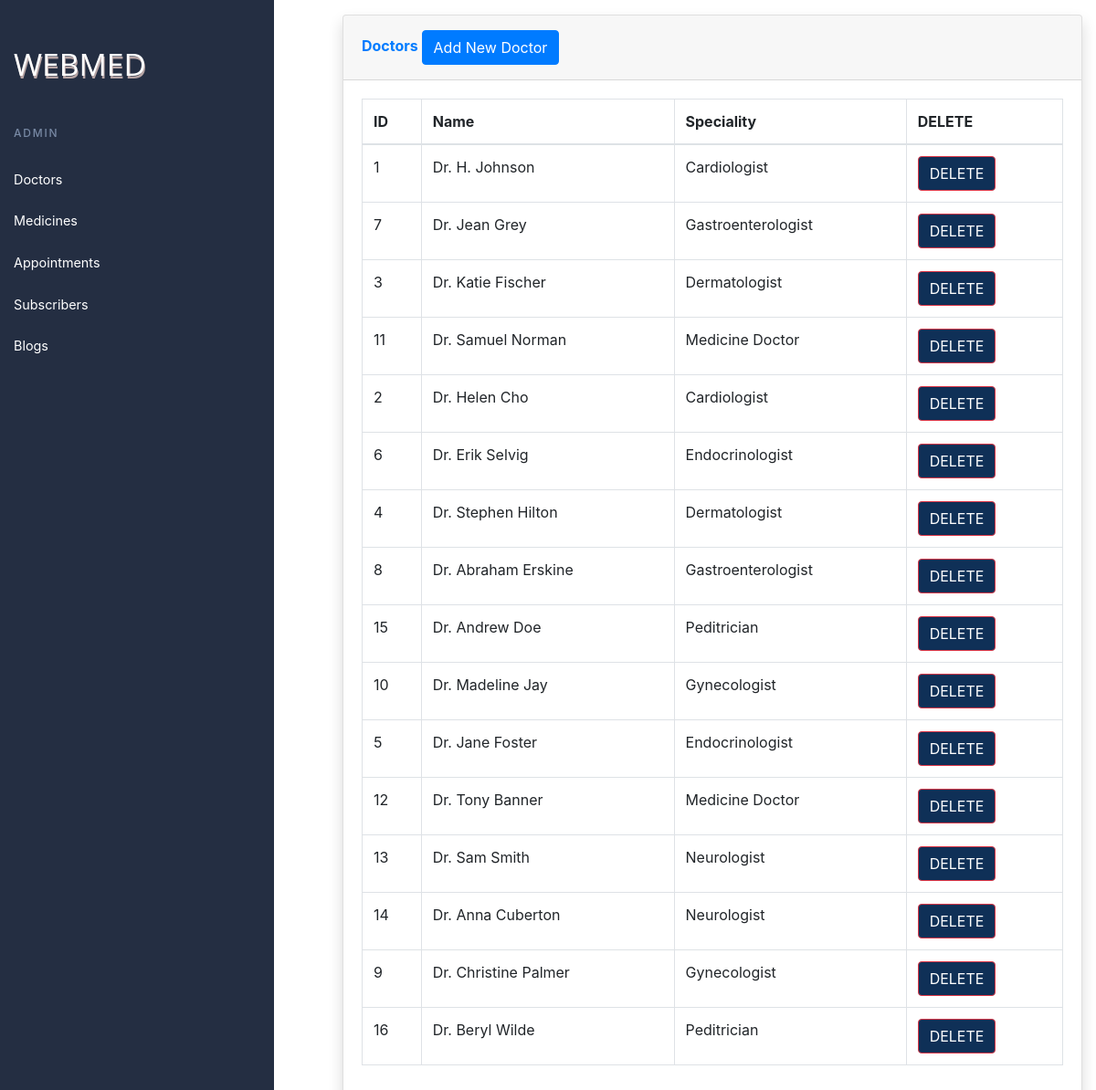
The page /adminDoctor.php on the database its author committed.
### tables this page shows
CREATE TABLE `docinfo` (
  `DocID` int(11) DEFAULT NULL,
  `DocName` varchar(50) DEFAULT NULL,
  `DocSpeciality` varchar(50) DEFAULT NULL,
  `DocEmail` varchar(50) DEFAULT NULL,
  `DocPhone` varchar(90) DEFAULT NULL
);

### adminDoctor.php (the view, shortened to what this page needs)
<!DOCTYPE html>
<html lang="en">
<head>
    <link rel="stylesheet" href="styleAP.css">
	  <link rel="stylesheet" href="https://stackpath.bootstrapcdn.com/bootstrap/4.5.2/css/bootstrap.min.css">
</head>
<body>
    <header class="page-header">
        <nav>
        <a class="logo-name" href="adminP.php">WEBMED</a>
          <ul class="admin-menu">
            <li class="menu-heading">
              <h3>Admin</h3>
            </li>
            <li>
              <a href="adminDoctor.php">
                <span>Doctors</span>
              </a>
            </li>
            <li>
              <a href="adminMedicine.php">
                <span>Medicines</span>
              </a>
            </li>
            <li>
              <a href="appointment.php">
                <span>Appointments</span>
              </a>
            </li>
            <li>
              <a href="subscriber.php">
                <span>Subscribers</span>
              </a>
            </li>
            <li>
              <a href="admin.php">
                <span>Blogs</span>
              </a>
            </li>
          </ul>
        </nav>
      </header>
      <div class="main-part" style="width: 100%;">
      <div class="container-fluid mt-3">
      <div class="card shadow mb-4">
        <div class="card-header py-3">
          <h6 class="m-0 font-weight-bold text-primary">Doctors
                  <button type="button" class="btn btn-primary" data-toggle="modal" data-target="#addData">
                    Add New Doctor
                  </button>
          </h6>
        </div>
        <div class="card-body">
          <div class="table-responsive">
            <table class="table table-bordered" id="dataTable" width="100%" cellspacing="0">
              <thead>
                <tr>
                  <th> ID </th>
                  <th> Name </th>
                  <th> Speciality </th>
                  <th> DELETE </th>
                </tr>
              </thead>
              <tbody>
           <?php
              $conn = mysqli_connect("localhost", "root", "", "medicine");
              $disp="select * from docinfo";
              $result=mysqli_query($conn,$disp);
              if(mysqli_num_rows($result) > 0)
              {
              while($row=mysqli_fetch_array($result))
              {
                ?>
                <tr>
                  <td> <?php echo $row['DocID']; ?></td>
                  <td> <?php echo $row['DocName']; ?></td>
                  <td> <?php echo $row['DocSpeciality']; ?></td>
                  <td>
                    <form action="" method="post">
                        <button type="submit" name="delete_btn" class="btn btn-danger" style="background-color: #0f3057 ;color: white;"> DELETE</button>
                      </form>
                  </td>
                  </tr>
                <?php
              }
            }
            else {
                  echo "No Record Found";
              }
      ?>
              </tbody>
            </table>
          </div>
        </div>
      </div>
      </div>
    </div>
</body>
</html>

### styleAP.css (style rules this page uses)
* { padding: 0; margin: 0; box-sizing: border-box; }
ul { list-style: none; }
a, button { color: inherit; }
a { text-decoration: none; }
button { background: none; cursor: pointer; }
button, input { border: none; }
body { font: 16px/1.5 "Lato", sans-serif; }
.page-header { height: 100%; position: fixed; width: 25%; z-index: 1; top: 0; left: 0; right: 0; overflow: hidden; padding-top: 20px; color: #dde9f8; background: #242e42; }
.logo-name { font-family: 'Open Sans', sans-serif; color: white; font-size: 2.1rem; text-shadow: 1px 3px rgb(182, 164, 164); text-decoration: none; cursor: pointer; display: inline; margin-left: 15px; margin-top: 25px; }
.page-header nav { display: flex; flex-direction: column; min-height: 100%; }
.page-header .admin-menu { display: flex; flex-direction: column; flex-grow: 1; margin-top: 20px; }
.page-header .admin-menu li > * { width: 100%; padding: 12px 15px; color: #fff; }
.page-header .admin-menu .menu-heading h3 { text-transform: uppercase; letter-spacing: 0.15em; font-size: 12px; margin-top: 12px; color: #7889a4; }
.page-header .admin-menu a, .page-header .admin-menu button { display: flex; align-items: center; font-size: 0.9rem; }
.main-part { width: 70%; padding-left:30%; }

### rows shown on the page
docinfo: DocID "1", DocName "Dr. H. Johnson", DocSpeciality "Cardiologist"
docinfo: DocID "7", DocName "Dr. Jean Grey", DocSpeciality "Gastroenterologist"
docinfo: DocID "3", DocName "Dr. Katie Fischer", DocSpeciality "Dermatologist"
docinfo: DocID "11", DocName "Dr. Samuel Norman", DocSpeciality "Medicine Doctor"
docinfo: DocID "2", DocName "Dr. Helen Cho", DocSpeciality "Cardiologist"
docinfo: DocID "6", DocName "Dr. Erik Selvig", DocSpeciality "Endocrinologist"
docinfo: DocID "4", DocName "Dr. Stephen Hilton", DocSpeciality "Dermatologist"
docinfo: DocID "8", DocName "Dr. Abraham Erskine", DocSpeciality "Gastroenterologist"
docinfo: DocID "15", DocName "Dr. Andrew Doe", DocSpeciality "Peditrician"
docinfo: DocID "10", DocName "Dr. Madeline Jay", DocSpeciality "Gynecologist"
docinfo: DocID "5", DocName "Dr. Jane Foster", DocSpeciality "Endocrinologist"
docinfo: DocID "12", DocName "Dr. Tony Banner", DocSpeciality "Medicine Doctor"
docinfo: DocID "13", DocName "Dr. Sam Smith", DocSpeciality "Neurologist"
docinfo: DocID "14", DocName "Dr. Anna Cuberton", DocSpeciality "Neurologist"
docinfo: DocID "9", DocName "Dr. Christine Palmer", DocSpeciality "Gynecologist"
docinfo: DocID "16", DocName "Dr. Beryl Wilde", DocSpeciality "Peditrician"
